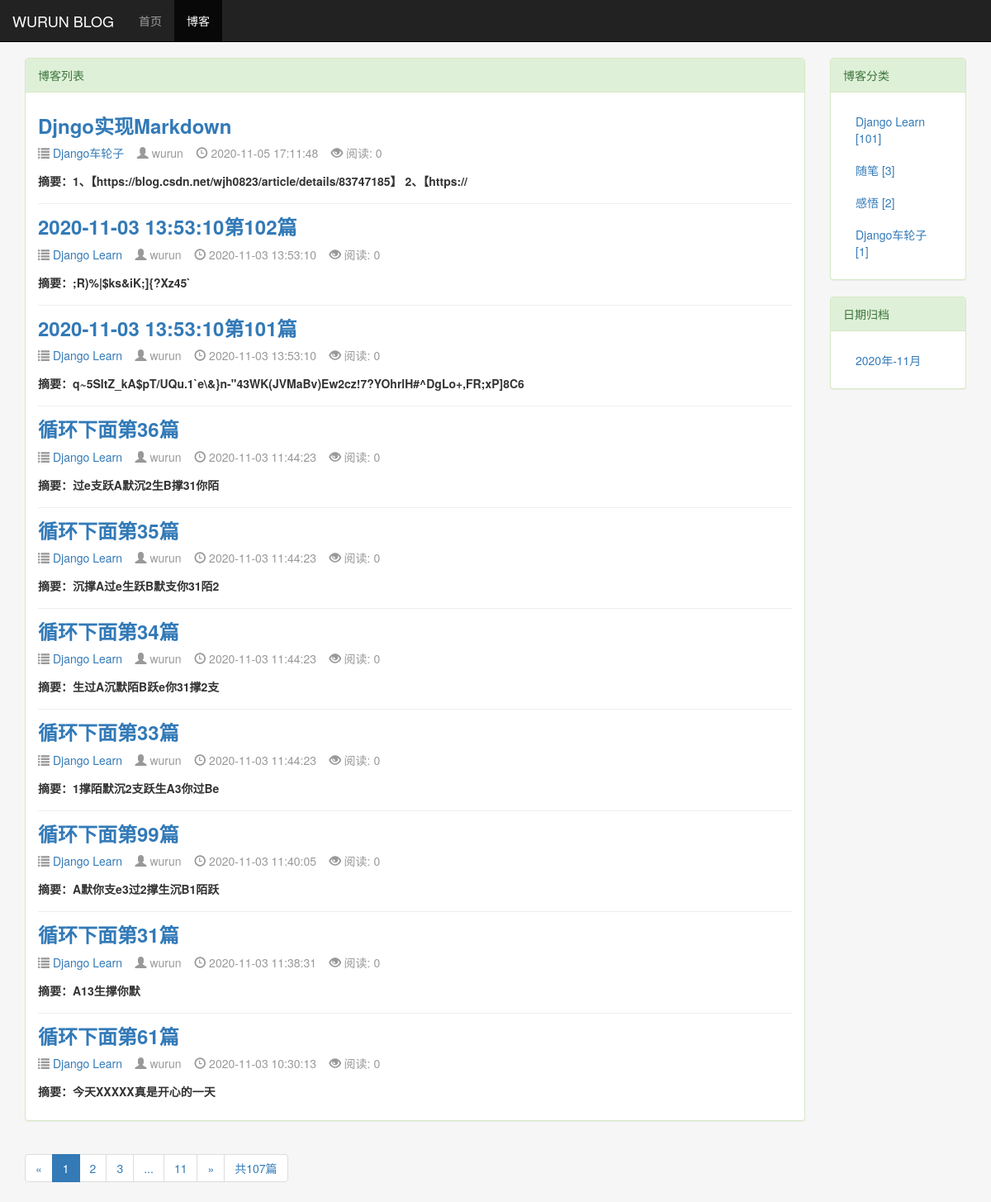
Page /blog/ on the earlier database version.
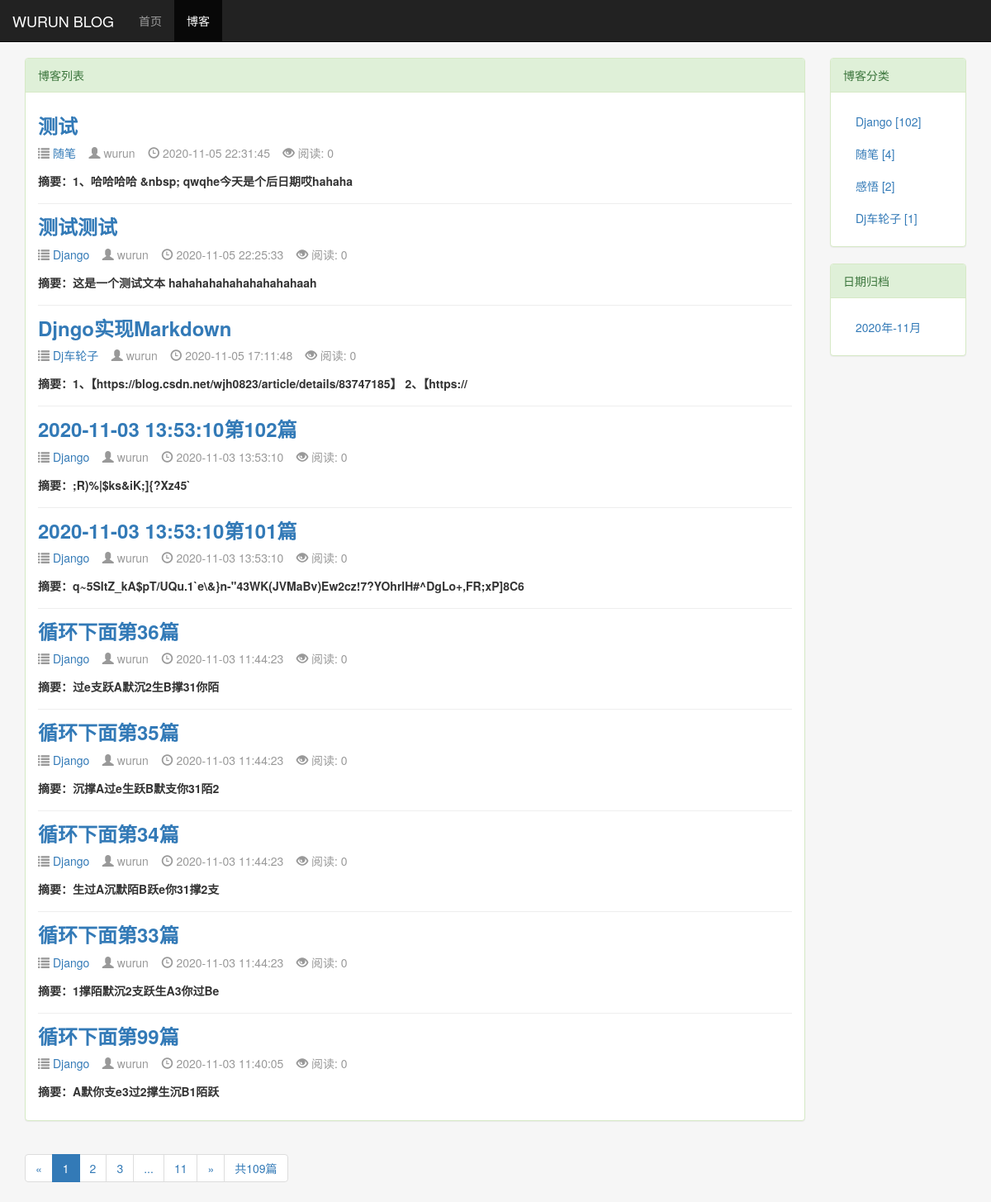
Same page on the later database version.
### blog/models.py (models this page shows, shortened)
class Blog(models.Model, ReadNumExpandMethod):
    title = models.CharField(max_length=50)
    blog_type = models.ForeignKey(BlogType, on_delete=models.DO_NOTHING)
    content = RichTextUploadingField()
    author = models.ForeignKey(User, on_delete=models.DO_NOTHING, default=1)
    created_time = models.DateTimeField(auto_now_add=True)
    last_updated_time = models.DateTimeField(auto_now=True)
    objects = models.Manager()
    class Meta:
        ordering = ['-created_time']  # 倒序显示列表

class BlogType(models.Model):
    type_name = models.CharField(max_length=15)
    objects = models.Manager()  # 加上这句才能应用objects
    def __str__(self):
        return self.type_name
    def blog_count(self):
        return self.blog_set.count()  # blog_set是反向获取被关联外键的model。模型名称小写加_set，count获取数量，相当于sql跨表查询

### blog/views.py (the view)
# urls.py: path('', views.blog_list, name='blog_list'),  # 博客列表链接
def blog_list(request):
    blogs_all_list = Blog.objects.all()  # 获取全部的博客列表
    context = get_blogs_list_common_data(request, blogs_all_list)
    return render_to_response('blog/blog_list.html', context)

### read_statistics/models.py (called while the page is built)
    def get_read_num(self):
        try:
            ct = ContentType.objects.get_for_model(self)  # 获取模型类或模型实例，然后返回ContentType代表该模型的实例
            readnum = ReadNum.objects.get(content_type=ct, object_id=self.pk)  # 根据模型类实例与主键id获取到记录
            return readnum.read_num
        except exceptions.ObjectDoesNotExist:  # 如果不存在read_num, 返回0
            return 0

### blog/templates/blog/blog_list.html (shortened to what this page needs)
{% extends 'base.html' %}
{% block nav_blog_active %}active{% endblock %}
{% load static %}
{% block heard_extends %}
    <link rel="stylesheet" href="{% static '/blog/blog.css' %}">
{% endblock %}
{% block content %}
    <div class="container">
        <div class="row">
            <div class="col-xs-12 col-sm-8 col-md-9 col-lg-10">
                <div class="panel panel-success">
                    <div class="panel-heading">{% block blog_list_title %}博客列表{% endblock %}</div>
                    <div class="panel-body">
                           {% for blog in blogs %}
                                <div class="blog">
                                    <h3><b><a href="{% url 'blog_detail' blog.pk%}">{{ blog.title }}</a></b></h3>
                                    <p class="blog-info">
                                        <span class="glyphicon glyphicon-list"></span><a href="{% url 'blogs_with_type' blog.blog_type.pk %}"> {{ blog.blog_type}}</a>&nbsp;&nbsp;&nbsp;
                                        <span class="glyphicon glyphicon-user"></span> {{ blog.author }}&nbsp;&nbsp;&nbsp;
                                        <span class="glyphicon glyphicon-time"></span> {{ blog.created_time|date:"Y-m-d H:i:s" }}&nbsp;&nbsp;&nbsp;
                                        <span class="glyphicon glyphicon glyphicon-eye-open"></span> 阅读: {{ blog.get_read_num }}
                                    </p>
                                    <p><b>摘要：{{ blog.content|striptags|truncatechars:120 }}</b></p>
                                </div>
                           {% empty %}
                                <div class="blog">
                                    <h3>-- 暂无博客，敬请期待 --</h3>
                                </div>
                           {% endfor %}
                    </div>
                </div>
                <div>
                    <ul class="pagination">
                        <li>
                            {% if page_of_blogs.has_previous %}
                                <a href="?page={{ page_of_blogs.previous_page_number }}" aria-label="Previous">
                                    <span aria-hidden="true">&laquo;</span>
                                </a>
                            {% else %}
                                <span aria-hidden="true">&laquo;</span>
                            {% endif %}
                        </li>
                        {% for page_num in page_range %}
                            {% if page_num == page_of_blogs.number %}
                                <li class="active"><span>{{ page_num }}</span></li>
                            {% else %}
                                {%if page_num == '...'%}
                                    <li><span>{{ page_num }}</span></li>
                                {% else %}
                                    <li><a href="?page={{ page_num }}">{{ page_num }}</a></li>
                                {% endif %}
                            {% endif %}
                        {% endfor %}
                        <li>
                            {% if page_of_blogs.has_next %}
                                <a href="?page={{ page_of_blogs.next_page_number }}" aria-label="Next">
                                    <span aria-hidden="true">&raquo;</span>
                                </a>
                            {% else %}
                                <span aria-hidden="true">&raquo;</span>
                            {% endif %}
                        </li>
                        <li><span>共{{ page_of_blogs.paginator.count }}篇</span></li>
                    </ul>
                </div>
            </div>
            <div class="hidden-xs col-sm-4 col-md-3 col-lg-2">
                <div class="panel panel-success">
                      <div class="panel-heading">博客分类</div>
                      <div class="panel-body">
                            <ul class="list-group">
                                {% for blog_type in blog_types %}
                                    <li class="list-group-item">
                                        <a href="{% url 'blogs_with_type' blog_type.pk %}">{{ blog_type.type_name}} [{{ blog_type.blog_count }}]
                                    </a></li>
                                {% empty %}
                                    <li>暂无分类</li>
                                {% endfor %}
                            </ul>
                      </div>
                </div>
                <div class="panel panel-success">
                    <div class="panel-heading">日期归档</div>
                    <div class="panel-body">
                        <ul class="list-group">
                            {% for blog_date in blog_dates %}
                                <li class="list-group-item">
                                    <a href="{% url 'blogs_with_date' blog_date.year blog_date.month %}">{{ blog_date|date:"Y年-m月" }}
                                </a></li>
                            {% endfor %}
                        </ul>
                    </div>
                </div>
            </div>
        </div>
    </div>
{% endblock %}

### templates/base.html (shortened to what this page needs)
<!DOCTYPE html>
<html lang="zh-CN">
<head>
    {% load static %}
    <link rel="stylesheet" href="{% static 'base.css' %}">
    <link rel="stylesheet" href="{% static 'bootstrap-3.3.7/css/bootstrap.min.css' %}">
    {% block heard_extends %}{% endblock %}
</head>
<body>
    <div class="navbar  navbar-inverse navbar-fixed-top" role="navigation">
        <div class="container-fluid">
            <div class="navbar-header">
                 <a class="navbar-brand" href="{% url 'home' %}">WURUN BLOG
                 </a>
            </div>
            <div id="navbar-collapse" class="collapse navbar-collapse">
                <ul class="nav navbar-nav">
                <li class="{% block nav_home_active %}{% endblock %}">
                    <a href="{% url 'home' %}">首页</a></li>
                <li class="{% block nav_blog_active %}{% endblock %}">
                    <a href="{% url 'blog_list' %}">博客</a></li>
                </ul>
            </div>
        </div>
    </div>
    {% block content %}{% endblock %}
</body>
</html>

### static/base.css (style rules this page uses)
* { margin: 0; padding: 0; }
body { margin-top: 70px!important; background-color: #f6f6f6!important; }
ul.list-group { margin-bottom: auto; }
ul.list-group > li.list-group-item { position: relative; display: block; padding: 10px 15px; margin-bottom: -1px; background-color: #fff; border: none; }

### blog/static/blog/blog.css (style rules this page uses)
div.blog:not(:last-child) { margin-bottom: 1em; border-bottom: 1px solid #EEE; padding-bottom: 0.5em; }
div.blog h3 { margin-top: 0.5em; }
div.blog p.blog-info { margin-bottom: 0; padding-bottom: 1em; color: #999; }

Differences in the rows shown:
no longer on this page (row unchanged): Blog: title "循环下面第31篇", blog_type "Django Learn", author "wurun", created_time "2020-11-03 11:38:31", get_read_num "0", content "A13生撑你默"
no longer on this page (row unchanged): Blog: title "循环下面第61篇", blog_type "Django Learn", author "wurun", created_time "2020-11-03 10:30:13", get_read_num "0", content "今天XXXXX真是开心的一天"
added Blog: title "测试", blog_type "随笔", author "wurun", created_time "2020-11-05 22:31:45", get_read_num "0", content "1、哈哈哈哈 &nbsp; qwqhe今天是个后日期哎hahaha"
added Blog: title "测试测试", blog_type "Django", author "wurun", created_time "2020-11-05 22:25:33", get_read_num "0", content "这是一个测试文本 hahahahahahahahahahaah"
changed Blog "Djngo实现Markdown": blog_type "Django车轮子" → "Dj车轮子"
changed through a linked row, Blog ";R)%|$ks&iK;]{?Xz45`": blog_type "Django Learn" → "Django"
changed through a linked row, Blog "q~5SItZ_kA$pT/UQu.1`e\\&}n-\"43WK(JVMaBv)Ew2cz!7?YOhrlH#^DgLo+,FR;xP]8C6": blog_type "Django Learn" → "Django"
changed through a linked row, Blog "循环下面第36篇": blog_type "Django Learn" → "Django"
changed through a linked row, Blog "循环下面第35篇": blog_type "Django Learn" → "Django"
changed through a linked row, Blog "循环下面第34篇": blog_type "Django Learn" → "Django"
changed through a linked row, Blog "循环下面第33篇": blog_type "Django Learn" → "Django"
changed through a linked row, Blog "循环下面第99篇": blog_type "Django Learn" → "Django"
changed BlogType: type_name "Django Learn" → "Django"; blog_count "101" → "102"
computed for BlogType "随笔": blog_count "3" → "4"
changed BlogType: type_name "Django车轮子" → "Dj车轮子"
Other differences:
{{ page_of_blogs.paginator.count }}: "107" → "109"
